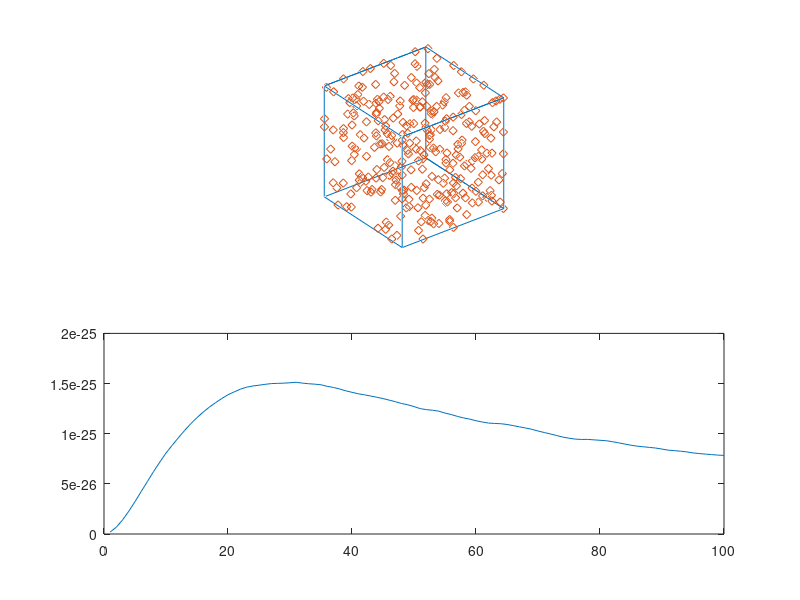

MATLAB code for this plot:
load phys;
NumElectron =300; % number of electron in simulation
Dim = 3; % Number of spatial dimentions used - to work in fewer dimentions, Box symeteric about zero
Steps = 100; % number of steps to propogate simulation for
dt = 1e-5; % time step used in finite element method
Box = [-1,1,-1,1,-1,1]*1e-1; % dimentions of the box bounding the particles, same set up as 'axis'


xP = [Box(1), Box(1), Box(2), Box(2), Box(1), Box(1), Box(1), Box(2), Box(2), Box(1), Box(2), Box(2), Box(2), Box(2), Box(1), Box(1)];
yP = [Box(3), Box(4), Box(4), Box(3), Box(3), Box(3), Box(4), Box(4), Box(3), Box(3), Box(3), Box(3), Box(4), Box(4), Box(4), Box(4)];
zP = [Box(5), Box(5), Box(5), Box(5), Box(5), Box(6), Box(6), Box(6), Box(6), Box(6), Box(6), Box(5), Box(5), Box(6), Box(6), Box(5)];



if Dim == 3
    rMat = [rand(NumElectron,1)*(Box(2)-Box(1)) + Box(1),...% Define initial positions
            rand(NumElectron,1)*(Box(4)-Box(3)) + Box(3),...
            rand(NumElectron,1)*(Box(6)-Box(5)) + Box(5)];
elseif Dim == 2 
    rMat = [rand(NumElectron,1)*(Box(2)-Box(1)) + Box(1),...% Define initial positions
            rand(NumElectron,1)*(Box(4)-Box(3)) + Box(3),...
            zeros(NumElectron,1)];
elseif Dim == 1
    rMat = [rand(NumElectron,1)*(Box(2)-Box(1)) + Box(1), zeros(NumElectron,2)];
end
vMat = zeros(NumElectron,3); % wlog may take initial velocity to be zero;
Beta = 1e4; % include a damping term to take energy out of the system to converge to a steady state system first. 



figure(123);shg
tic
KE = zeros(1,Steps);
for jj = 1:Steps
    x = rMat(:,1);    y = rMat(:,2);    z = rMat(:,3);
    x = meshgrid(x);    y = meshgrid(y);    z = meshgrid(z);
    dx = (x-x'); dy = (y-y'); dz = (z-z');
    rNM = sqrt(dx.^2 + dy.^2 + dz.^2);
    rNM =rNM+eye(length(rNM(:,1)));
    fMat = qe^2./rNM/4/pi/epsilon0;
    rNew = zeros(NumElectron, 3);
    vNew = zeros(NumElectron, 3);
    for pp = 1:NumElectron
        %fMat(pp,pp) = 0;
        %rNM(pp,pp) = 1;
        Comp = [dx(:,pp)./rNM(:,pp),...
            dy(:,pp)./rNM(:,pp),...
            dz(:,pp)./rNM(:,pp)];
        ForceJJ = sum((fMat(:,pp)*ones(1,3)).*Comp);
        rNew(pp,:) = (ForceJJ/me/Beta-vMat(pp,:))/Beta*exp(-Beta*dt) + ForceJJ/me/Beta*dt + rMat(pp,:) - (ForceJJ/me/Beta-vMat(pp,:))/Beta;
        vNew(pp,:) = -(ForceJJ/me/Beta-vMat(pp,:))*exp(-Beta*dt) + ForceJJ/me/Beta;
    end
    rMat = rMat +  [(rNew(:,1)-rMat(:,1)).*sign(rNew(:,1)-Box(1)).*sign(Box(2)-rNew(:,1)),...
                    (rNew(:,2)-rMat(:,2)).*sign(rNew(:,2)-Box(3)).*sign(Box(4)-rNew(:,2)),...
                    (rNew(:,3)-rMat(:,3)).*sign(rNew(:,3)-Box(5)).*sign(Box(6)-rNew(:,3))]; 

    vMat = [(vNew(:,1)-0).*sign(rNew(:,1)-Box(1)).*sign(Box(2)-rNew(:,1)),...
            (vNew(:,2)-0).*sign(rNew(:,2)-Box(3)).*sign(Box(4)-rNew(:,2)),...
            (vNew(:,3)-0).*sign(rNew(:,3)-Box(5)).*sign(Box(6)-rNew(:,3))]; 
    KE(jj) = sum(sum((vMat').^2))*me/2;

    clf
    subplot(2,1,1);
    plot3(xP,yP,zP); hold on
    plot3(rMat(:,1), rMat(:,2), rMat(:,3), 'd'); axis equal; box off; axis off; hold on
    
    xlabel([num2str(jj/Steps), '%']);
    subplot(2,1,2);plot(KE);
    pause(0.01)
    
end
toc













%         rNew(pp,:) = [(ForceJJ(1)/me/Beta-vMat(pp,1))/Beta*exp(-Beta*dt) + ForceJJ(1)/me/Beta*dt  + rMat(pp,1) - (ForceJJ(1)/me/Beta-vMat(pp,1))/Beta,...
%                       (ForceJJ(2)/me/Beta-vMat(pp,2))/Beta*exp(-Beta*dt) + ForceJJ(2)/me/Beta*dt  + rMat(pp,2) - (ForceJJ(2)/me/Beta-vMat(pp,2))/Beta,... % For actual new vector we should add an + rMat(pp,1-2-3) to each line 
%                       (ForceJJ(3)/me/Beta-vMat(pp,3))/Beta*exp(-Beta*dt) + ForceJJ(3)/me/Beta*dt  + rMat(pp,3) - (ForceJJ(3)/me/Beta-vMat(pp,3))/Beta];



%         vNew(pp,:) = [-(ForceJJ(1)/me/Beta-vMat(pp,1))*exp(-Beta*dt) + ForceJJ(1)/me/Beta,...
%                       -(ForceJJ(2)/me/Beta-vMat(pp,2))*exp(-Beta*dt) + ForceJJ(2)/me/Beta,...
%                       -(ForceJJ(3)/me/Beta-vMat(pp,3))*exp(-Beta*dt) + ForceJJ(3)/me/Beta];

